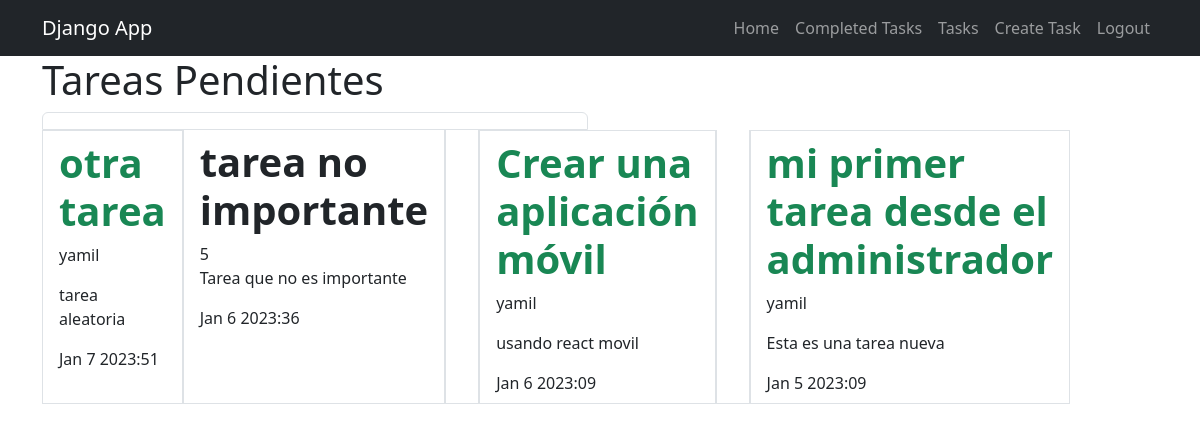
The app's page /tasks_completed/ (signed in) with its own data.
### tasks/models.py (models this page shows, shortened)
class Task(models.Model):
    title = models.CharField(max_length=150)
    description = models.TextField(blank=True)
    created = models.DateTimeField(auto_now_add=True)
    datecompleted = models.DateTimeField(null=True, blank=True)
    important = models.BooleanField(default=False)
    user = models.ForeignKey(User, on_delete=models.CASCADE)

### tasks/views.py (the view)
# urls.py: path('tasks_completed/', views.tasks_completed, name='tasks_completed'),
@login_required
def tasks_completed(request):
    tasks = Task.objects.filter(user=request.user, datecompleted__isnull=False).order_by(
        '-datecompleted'
    )
    return render(request, 'tasks.html', {"tasks": tasks})

### tasks/templates/tasks.html (shortened to what this page needs)
{% extends 'base.html' %} {% block content %}
  <main class="container">
    <div class="row">
      <div class="col-md-6 col-md-3">
        <h1>Tareas Pendientes</h1>
        <ul class="list-group">
        {% for task in tasks %}
          <a class="list-group-item" href="{% url 'task_detail' task.id %}">
        {% if task.important %}
          <header class="d-flex">
          <h1 class="fw-bold text-success">{{task.title}}</h1>
          <p>{{task.user.username}}</p>
        {% else %}
          <h1 class="fw-bold">{{task.title}} </h1>
          {{task.id}} {% endif %}
          <p>{{task.description}}</p>
          {{task.datecompleted|date:'M j Y:i'}}
        {% endfor %}
              </a>
            </header>
        </ul>
      </div>
    </div>
  </main>
{% endblock %}

### tasks/templates/base.html (shortened to what this page needs)
<!DOCTYPE html>
<html lang="en">
<head>
    <link rel="stylesheet" href="https://cdn.jsdelivr.net/npm/bootstrap@5.3.0-alpha1/dist/css/bootstrap.min.css">
</head>
<body>
    <nav class="navbar navbar-expand-lg navbar-dark bg-dark">
        <div class="container">
          <a class="navbar-brand" href="/">Django App</a>
          <div class="collapse navbar-collapse" id="navbarNav">
            <ul class="navbar-nav ms-auto">
              <li class="nav-item">
                <a href="/" class="nav-link">Home</a>
              </li>
              {% if user.is_authenticated %}
              <li class="nav-item m-auto">
                <a href="{% url 'tasks_completed' %}" class="nav-link"
                  >Completed Tasks</a
                >
              </li>
              <li class="nav-item">
                <a href="{% url 'tasks' %}" class="nav-link">Tasks</a>
              </li>
              <li class="nav-item">
                <a href="{% url 'create_task' %}" class="nav-link">Create Task</a>
              </li>
              <li class="nav-item">
                <a class="nav-link" href="/logout">Logout</a>
              </li>
              {% endif %}
            </ul>
          </div>
        </div>
      </nav>
    {% block content %}
    {% endblock %}
</body>
</html>

### records on screen
Task: title "otra tarea", user.username "yamil", description "tarea aleatoria", datecompleted "Jan 7 2023:51"
Task: title "tarea no importante", id "5", description "Tarea que no es importante", datecompleted "Jan 6 2023:36"
Task: title "Crear una aplicación móvil", user.username "yamil", description "usando react movil", datecompleted "Jan 6 2023:09"
Task: title "mi primer tarea desde el administrador", user.username "yamil", description "Esta es una tarea nueva", datecompleted "Jan 5 2023:09"
